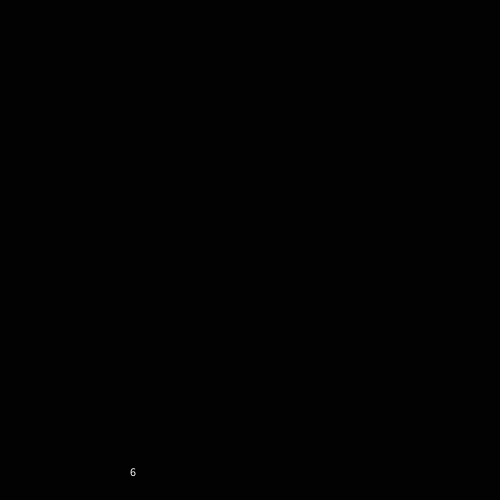
Frame 1 (no input)
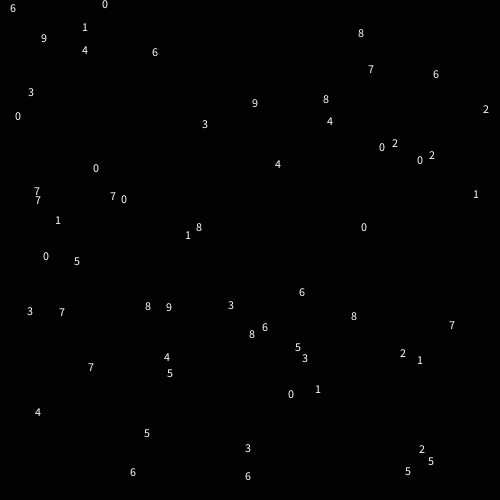
Frame 60 (the mouse pressed at the canvas centre just before this capture)
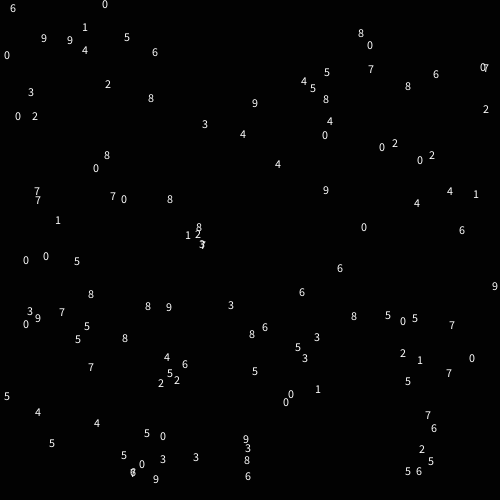
Frame 120 (the mouse held since frame 60 and released just before this capture)

The Processing sketch that drew these frames (run headless with seeded random() and noise(); from frame 60 on, the mouse is pressed at the canvas centre):

// Processing sketch: sketch_161121bTesting
// ── sketch_161121bTesting.pde
PGraphics letters;
PGraphics squares;

void setup () {
  size(500, 500);
  
  letters = createGraphics(width, height);
  squares = createGraphics(width, height);
}

void draw() {
  background(2);
  
  letters.beginDraw();
    letters.text(int(random(10)), random(width), random(height));
  letters.endDraw();
  
  //squares.beginDraw();
  //  squares.fill(#000044);
  //  squares.rect(random(width), random(height), 40, 40);
  //squares.endDraw();
  
  //image(squares, 0, 0);
  image(letters, 0, 0);
}
